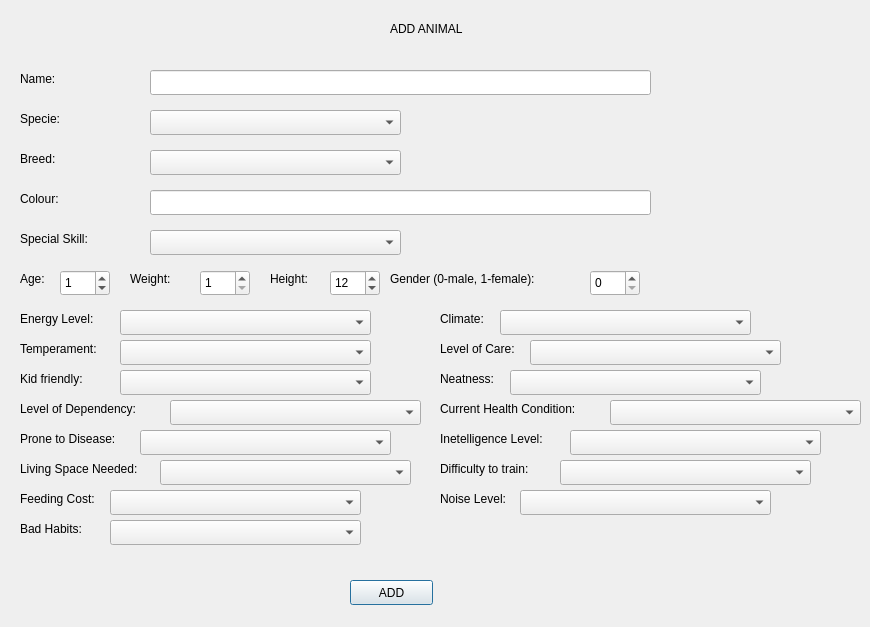
<?xml version="1.0" encoding="UTF-8"?>
<ui version="4.0">
 <class>AddAnimalDialog</class>
 <widget class="QDialog" name="AddAnimalDialog">
  <property name="geometry">
   <rect>
    <x>0</x>
    <y>0</y>
    <width>870</width>
    <height>627</height>
   </rect>
  </property>
  <property name="windowTitle">
   <string>Dialog</string>
  </property>
  <widget class="QLineEdit" name="name">
   <property name="geometry">
    <rect>
     <x>150</x>
     <y>70</y>
     <width>501</width>
     <height>25</height>
    </rect>
   </property>
  </widget>
  <widget class="QLineEdit" name="colour">
   <property name="geometry">
    <rect>
     <x>150</x>
     <y>190</y>
     <width>501</width>
     <height>25</height>
    </rect>
   </property>
   <property name="text">
    <string/>
   </property>
  </widget>
  <widget class="QLabel" name="label">
   <property name="geometry">
    <rect>
     <x>20</x>
     <y>70</y>
     <width>64</width>
     <height>17</height>
    </rect>
   </property>
   <property name="text">
    <string>Name:</string>
   </property>
  </widget>
  <widget class="QLabel" name="label_2">
   <property name="geometry">
    <rect>
     <x>20</x>
     <y>110</y>
     <width>111</width>
     <height>17</height>
    </rect>
   </property>
   <property name="text">
    <string>Specie:</string>
   </property>
  </widget>
  <widget class="QLabel" name="label_3">
   <property name="geometry">
    <rect>
     <x>20</x>
     <y>150</y>
     <width>64</width>
     <height>17</height>
    </rect>
   </property>
   <property name="text">
    <string>Breed:</string>
   </property>
  </widget>
  <widget class="QLabel" name="label_4">
   <property name="geometry">
    <rect>
     <x>20</x>
     <y>190</y>
     <width>64</width>
     <height>17</height>
    </rect>
   </property>
   <property name="text">
    <string>Colour:</string>
   </property>
  </widget>
  <widget class="QLabel" name="label_5">
   <property name="geometry">
    <rect>
     <x>20</x>
     <y>230</y>
     <width>91</width>
     <height>17</height>
    </rect>
   </property>
   <property name="text">
    <string>Special Skill:</string>
   </property>
  </widget>
  <widget class="QLabel" name="label_7">
   <property name="geometry">
    <rect>
     <x>20</x>
     <y>270</y>
     <width>64</width>
     <height>17</height>
    </rect>
   </property>
   <property name="text">
    <string>Age:</string>
   </property>
  </widget>
  <widget class="QLabel" name="label_8">
   <property name="geometry">
    <rect>
     <x>130</x>
     <y>270</y>
     <width>64</width>
     <height>17</height>
    </rect>
   </property>
   <property name="text">
    <string>Weight:</string>
   </property>
  </widget>
  <widget class="QLabel" name="label_9">
   <property name="geometry">
    <rect>
     <x>270</x>
     <y>270</y>
     <width>64</width>
     <height>17</height>
    </rect>
   </property>
   <property name="text">
    <string>Height:</string>
   </property>
  </widget>
  <widget class="QLabel" name="label_10">
   <property name="geometry">
    <rect>
     <x>390</x>
     <y>20</y>
     <width>91</width>
     <height>17</height>
    </rect>
   </property>
   <property name="text">
    <string>ADD ANIMAL</string>
   </property>
  </widget>
  <widget class="QPushButton" name="pushButton">
   <property name="geometry">
    <rect>
     <x>350</x>
     <y>580</y>
     <width>83</width>
     <height>25</height>
    </rect>
   </property>
   <property name="text">
    <string>ADD</string>
   </property>
  </widget>
  <widget class="QSpinBox" name="age">
   <property name="geometry">
    <rect>
     <x>60</x>
     <y>270</y>
     <width>50</width>
     <height>26</height>
    </rect>
   </property>
   <property name="minimum">
    <number>0</number>
   </property>
   <property name="maximum">
    <number>20</number>
   </property>
   <property name="value">
    <number>1</number>
   </property>
  </widget>
  <widget class="QSpinBox" name="weight">
   <property name="geometry">
    <rect>
     <x>200</x>
     <y>270</y>
     <width>50</width>
     <height>26</height>
    </rect>
   </property>
   <property name="minimum">
    <number>1</number>
   </property>
   <property name="maximum">
    <number>500</number>
   </property>
   <property name="value">
    <number>1</number>
   </property>
  </widget>
  <widget class="QSpinBox" name="height">
   <property name="geometry">
    <rect>
     <x>330</x>
     <y>270</y>
     <width>50</width>
     <height>26</height>
    </rect>
   </property>
   <property name="minimum">
    <number>0</number>
   </property>
   <property name="maximum">
    <number>120</number>
   </property>
   <property name="value">
    <number>12</number>
   </property>
  </widget>
  <widget class="QLabel" name="label_11">
   <property name="geometry">
    <rect>
     <x>20</x>
     <y>310</y>
     <width>101</width>
     <height>17</height>
    </rect>
   </property>
   <property name="text">
    <string>Energy Level:</string>
   </property>
  </widget>
  <widget class="QLabel" name="label_12">
   <property name="geometry">
    <rect>
     <x>20</x>
     <y>340</y>
     <width>101</width>
     <height>17</height>
    </rect>
   </property>
   <property name="text">
    <string>Temperament:</string>
   </property>
  </widget>
  <widget class="QLabel" name="label_13">
   <property name="geometry">
    <rect>
     <x>20</x>
     <y>370</y>
     <width>81</width>
     <height>17</height>
    </rect>
   </property>
   <property name="text">
    <string>Kid friendly:</string>
   </property>
  </widget>
  <widget class="QLabel" name="label_14">
   <property name="geometry">
    <rect>
     <x>20</x>
     <y>400</y>
     <width>151</width>
     <height>17</height>
    </rect>
   </property>
   <property name="text">
    <string>Level of Dependency:</string>
   </property>
  </widget>
  <widget class="QLabel" name="label_15">
   <property name="geometry">
    <rect>
     <x>20</x>
     <y>430</y>
     <width>121</width>
     <height>17</height>
    </rect>
   </property>
   <property name="text">
    <string>Prone to Disease:</string>
   </property>
  </widget>
  <widget class="QLabel" name="label_16">
   <property name="geometry">
    <rect>
     <x>20</x>
     <y>460</y>
     <width>141</width>
     <height>17</height>
    </rect>
   </property>
   <property name="text">
    <string>Living Space Needed:</string>
   </property>
  </widget>
  <widget class="QLabel" name="label_17">
   <property name="geometry">
    <rect>
     <x>440</x>
     <y>370</y>
     <width>71</width>
     <height>17</height>
    </rect>
   </property>
   <property name="text">
    <string>Neatness:</string>
   </property>
  </widget>
  <widget class="QLabel" name="label_18">
   <property name="geometry">
    <rect>
     <x>440</x>
     <y>460</y>
     <width>121</width>
     <height>17</height>
    </rect>
   </property>
   <property name="text">
    <string>Difficulty to train:</string>
   </property>
  </widget>
  <widget class="QLabel" name="label_19">
   <property name="geometry">
    <rect>
     <x>440</x>
     <y>310</y>
     <width>71</width>
     <height>17</height>
    </rect>
   </property>
   <property name="text">
    <string>Climate:</string>
   </property>
  </widget>
  <widget class="QLabel" name="label_20">
   <property name="geometry">
    <rect>
     <x>440</x>
     <y>340</y>
     <width>101</width>
     <height>17</height>
    </rect>
   </property>
   <property name="text">
    <string>Level of Care:</string>
   </property>
  </widget>
  <widget class="QLabel" name="label_21">
   <property name="geometry">
    <rect>
     <x>440</x>
     <y>400</y>
     <width>171</width>
     <height>17</height>
    </rect>
   </property>
   <property name="text">
    <string>Current Health Condition:</string>
   </property>
  </widget>
  <widget class="QLabel" name="label_22">
   <property name="geometry">
    <rect>
     <x>440</x>
     <y>430</y>
     <width>131</width>
     <height>17</height>
    </rect>
   </property>
   <property name="text">
    <string>Inetelligence Level:</string>
   </property>
  </widget>
  <widget class="QLabel" name="label_23">
   <property name="geometry">
    <rect>
     <x>440</x>
     <y>490</y>
     <width>81</width>
     <height>17</height>
    </rect>
   </property>
   <property name="text">
    <string>Noise Level:</string>
   </property>
  </widget>
  <widget class="QLabel" name="label_24">
   <property name="geometry">
    <rect>
     <x>20</x>
     <y>490</y>
     <width>101</width>
     <height>17</height>
    </rect>
   </property>
   <property name="text">
    <string>Feeding Cost:</string>
   </property>
  </widget>
  <widget class="QLabel" name="label_25">
   <property name="geometry">
    <rect>
     <x>20</x>
     <y>520</y>
     <width>81</width>
     <height>17</height>
    </rect>
   </property>
   <property name="text">
    <string>Bad Habits: </string>
   </property>
  </widget>
  <widget class="QSpinBox" name="gender">
   <property name="geometry">
    <rect>
     <x>590</x>
     <y>270</y>
     <width>50</width>
     <height>26</height>
    </rect>
   </property>
   <property name="minimum">
    <number>0</number>
   </property>
   <property name="maximum">
    <number>1</number>
   </property>
   <property name="singleStep">
    <number>1</number>
   </property>
   <property name="value">
    <number>0</number>
   </property>
  </widget>
  <widget class="QLabel" name="label_26">
   <property name="geometry">
    <rect>
     <x>390</x>
     <y>270</y>
     <width>201</width>
     <height>17</height>
    </rect>
   </property>
   <property name="text">
    <string>Gender (0-male, 1-female):</string>
   </property>
  </widget>
  <widget class="QComboBox" name="energy_level">
   <property name="geometry">
    <rect>
     <x>120</x>
     <y>310</y>
     <width>251</width>
     <height>25</height>
    </rect>
   </property>
  </widget>
  <widget class="QComboBox" name="temperament">
   <property name="geometry">
    <rect>
     <x>120</x>
     <y>340</y>
     <width>251</width>
     <height>25</height>
    </rect>
   </property>
  </widget>
  <widget class="QComboBox" name="kid_friendly">
   <property name="geometry">
    <rect>
     <x>120</x>
     <y>370</y>
     <width>251</width>
     <height>25</height>
    </rect>
   </property>
  </widget>
  <widget class="QComboBox" name="level_of_dependecy">
   <property name="geometry">
    <rect>
     <x>170</x>
     <y>400</y>
     <width>251</width>
     <height>25</height>
    </rect>
   </property>
  </widget>
  <widget class="QComboBox" name="prone_to_disease">
   <property name="geometry">
    <rect>
     <x>140</x>
     <y>430</y>
     <width>251</width>
     <height>25</height>
    </rect>
   </property>
  </widget>
  <widget class="QComboBox" name="living_space_needed">
   <property name="geometry">
    <rect>
     <x>160</x>
     <y>460</y>
     <width>251</width>
     <height>25</height>
    </rect>
   </property>
  </widget>
  <widget class="QComboBox" name="feeding_cost">
   <property name="geometry">
    <rect>
     <x>110</x>
     <y>490</y>
     <width>251</width>
     <height>25</height>
    </rect>
   </property>
  </widget>
  <widget class="QComboBox" name="bad_habits">
   <property name="geometry">
    <rect>
     <x>110</x>
     <y>520</y>
     <width>251</width>
     <height>25</height>
    </rect>
   </property>
  </widget>
  <widget class="QComboBox" name="climate">
   <property name="geometry">
    <rect>
     <x>500</x>
     <y>310</y>
     <width>251</width>
     <height>25</height>
    </rect>
   </property>
  </widget>
  <widget class="QComboBox" name="level_of_care">
   <property name="geometry">
    <rect>
     <x>530</x>
     <y>340</y>
     <width>251</width>
     <height>25</height>
    </rect>
   </property>
  </widget>
  <widget class="QComboBox" name="neatness">
   <property name="geometry">
    <rect>
     <x>510</x>
     <y>370</y>
     <width>251</width>
     <height>25</height>
    </rect>
   </property>
  </widget>
  <widget class="QComboBox" name="current_health_condition">
   <property name="geometry">
    <rect>
     <x>610</x>
     <y>400</y>
     <width>251</width>
     <height>25</height>
    </rect>
   </property>
  </widget>
  <widget class="QComboBox" name="intelligence_level">
   <property name="geometry">
    <rect>
     <x>570</x>
     <y>430</y>
     <width>251</width>
     <height>25</height>
    </rect>
   </property>
  </widget>
  <widget class="QComboBox" name="difficulty_to_train">
   <property name="geometry">
    <rect>
     <x>560</x>
     <y>460</y>
     <width>251</width>
     <height>25</height>
    </rect>
   </property>
  </widget>
  <widget class="QComboBox" name="noise_level">
   <property name="geometry">
    <rect>
     <x>520</x>
     <y>490</y>
     <width>251</width>
     <height>25</height>
    </rect>
   </property>
  </widget>
  <widget class="QComboBox" name="specie">
   <property name="geometry">
    <rect>
     <x>150</x>
     <y>110</y>
     <width>251</width>
     <height>25</height>
    </rect>
   </property>
  </widget>
  <widget class="QComboBox" name="special_skill">
   <property name="geometry">
    <rect>
     <x>150</x>
     <y>230</y>
     <width>251</width>
     <height>25</height>
    </rect>
   </property>
  </widget>
  <widget class="QComboBox" name="breed">
   <property name="geometry">
    <rect>
     <x>150</x>
     <y>150</y>
     <width>251</width>
     <height>25</height>
    </rect>
   </property>
  </widget>
 </widget>
 <resources/>
 <connections/>
</ui>
